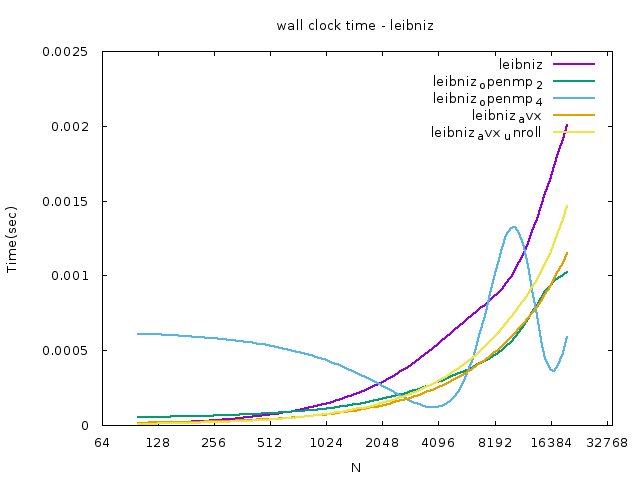

The gnuplot source for this figure:
reset
set ylabel 'Time(sec)'
set xlabel 'N'
set style fill solid
set title 'wall clock time - leibniz'
set term png enhanced font 'Verdana,10'
set output 'runtime_leibniz.png'
set logscale x 2
set datafile separator ","

plot [64:35000][0:] 'result_clock_gettime_leibniz.csv' using 1:2 smooth csplines lw 2 title 'leibniz', \
'' using 1:3 smooth csplines lw 2 title 'leibniz_openmp_2', \
'' using 1:4 smooth csplines lw 2 title 'leibniz_openmp_4', \
'' using 1:5 smooth csplines lw 2 title 'leibniz_avx', \
'' using 1:6 smooth csplines lw 2 title 'leibniz_avx_unroll', \

